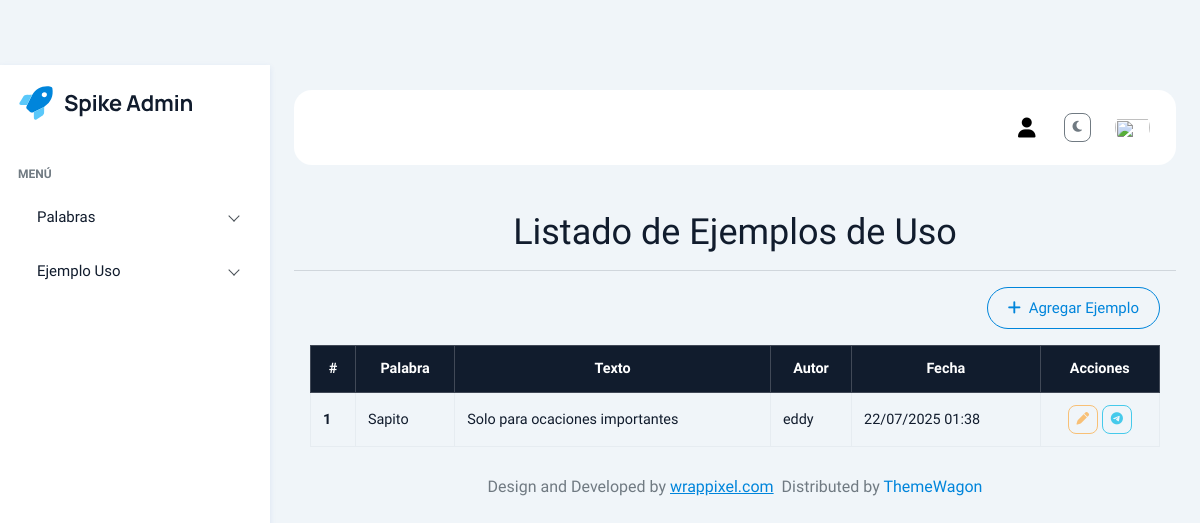
The app's page /EjemploUsu/, older data.
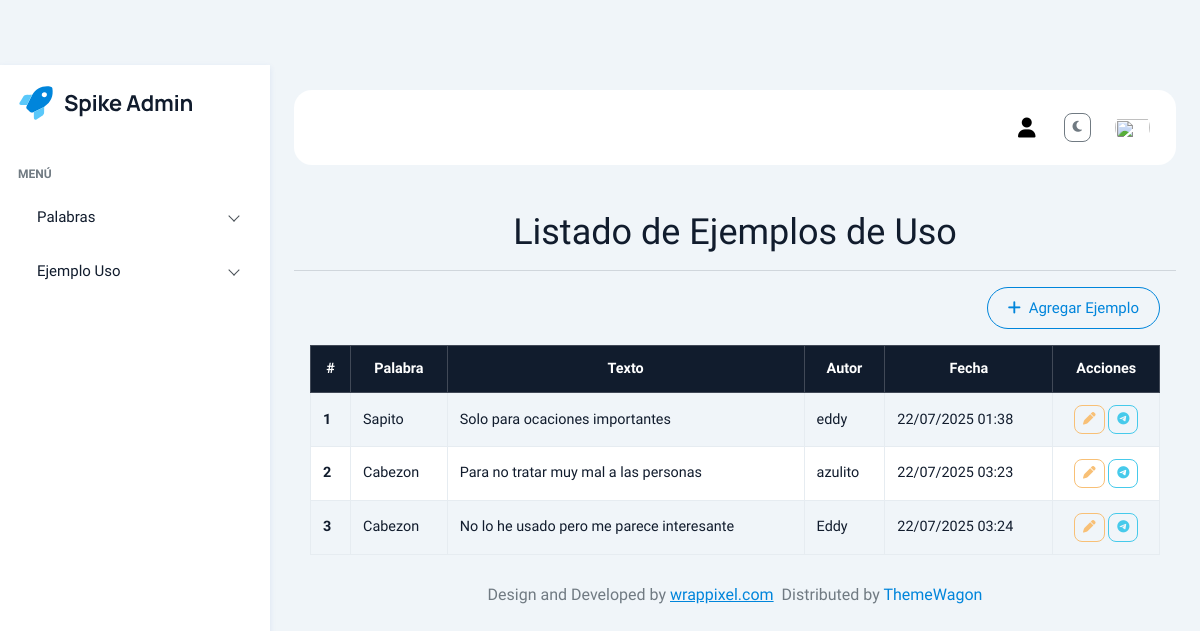
The same page, newer data.
### Aplicaciones/EjemploUsu/models.py (models this page shows, shortened)
class EjemploUso(models.Model):
    palabra = models.ForeignKey(PalabraInventada, on_delete=models.CASCADE, related_name='ejemplos')
    texto = models.TextField()
    autor = models.ForeignKey(User, on_delete=models.SET_NULL, null=True, blank=True)
    fecha = models.DateTimeField(auto_now_add=True)
    telegram_chat_id = models.CharField(max_length=50, blank=True, null=True)  # Nuevo campo

### Aplicaciones/PalabraInv/models.py (models this page shows, shortened)
class PalabraInventada(models.Model):
    creador = models.ForeignKey(User, on_delete=models.CASCADE)
    palabra = models.CharField(max_length=100, unique=True)
    significado = models.TextField()
    imagen = models.ImageField(upload_to='palabras/', blank=True, null=True)
    fecha_creacion = models.DateTimeField(auto_now_add=True)

### Aplicaciones/EjemploUsu/views.py (the view)
# urls.py: path('', views.listarEjemplos, name='listarEjemplos'),
def listarEjemplos(request):
    ejemplos = EjemploUso.objects.select_related('palabra', 'autor').all()
    return render(request, "EjemploUsu/inicioEjemplo.html", {'ejemplos': ejemplos})

### Aplicaciones/EjemploUsu/templates/EjemploUsu/inicioEjemplo.html (shortened to what this page needs)
{% extends "plantilla.html" %}
{% load static %}
{% block contenido %}
<br>
<h1 class="text-center">Listado de Ejemplos de Uso</h1>
<hr>
<div class="row mb-3 justify-content-end px-3">
  <div class="col-auto">
    <a href="{% url 'nuevoEjemplo' %}" class="btn btn-outline-primary">
      <i class="fa fa-plus me-1"></i> Agregar Ejemplo
    </a>
  </div>
</div>
<div class="table-responsive px-3">
  <table class="table table-bordered table-striped table-hover align-middle" id="tbl-ejemplos">
    <thead class="table-dark text-center">
      <tr>
        <th>#</th>
        <th>Palabra</th>
        <th>Texto</th>
        <th>Autor</th>
        <th>Fecha</th>
        <th>Acciones</th>
      </tr>
    </thead>
    <tbody>
      {% for ejemplo in ejemplos %}
      <tr>
        <th scope="row">{{ forloop.counter }}</th>
        <td>{{ ejemplo.palabra.palabra }}</td>
        <td>{{ ejemplo.texto|truncatewords:15 }}</td>
        <td>{{ ejemplo.autor.username|default:"Anónimo" }}</td>
        <td>{{ ejemplo.fecha|date:"d/m/Y H:i" }}</td>
        <td class="text-center">
          <a href="{% url 'editarEjemplo' ejemplo.id %}" class="btn btn-sm btn-outline-warning" title="Editar">
            <i class="fa fa-pen"></i>
          </a>
          <a href="{% url 'envio_telegram' ejemplo.id %}" class="btn btn-sm btn-outline-info" title="Enviar mensaje al autor">
            <i class="fab fa-telegram"></i>
          </a>
        </td>
      </tr>
      {% empty %}
      <tr>
        <td colspan="6" class="text-center text-muted">No hay ejemplos registrados.</td>
      </tr>
      {% endfor %}
    </tbody>
  </table>
</div>
{% endblock %}

Row changes from the older to the newer data that the page shows:
added EjemploUso: palabra.palabra "Cabezon", texto "Para no tratar muy mal a las personas", autor.username "azulito", fecha "22/07/2025 03:23"
added EjemploUso: palabra.palabra "Cabezon", texto "No lo he usado pero me parece interesante", autor.username "Eddy", fecha "22/07/2025 03:24"
